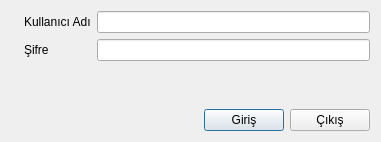
  <widget class="QWidget" name="layoutWidget">
   <property name="geometry">
    <rect>
     <x>31</x>
     <y>51</y>
     <width>381</width>
     <height>142</height>
    </rect>
   </property>
   <layout class="QGridLayout" name="gridLayout_2">
    <item row="0" column="0">
     <widget class="QLabel" name="lblGirisResmi">
      <property name="text">
       <string/>
      </property>
      <property name="pixmap">
       <pixmap resource="resimler.qrc">:/new/prefix1/resimler/kullaniciGirisi.ico</pixmap>
      </property>
      <property name="scaledContents">
       <bool>true</bool>
      </property>
     </widget>
    </item>
    <item row="0" column="1">
     <layout class="QGridLayout" name="gridLayout">
      <item row="2" column="0">
       <layout class="QHBoxLayout" name="horizontalLayout">
        <item>
         <spacer name="horizontalSpacer">
          <property name="orientation">
           <enum>Qt::Horizontal</enum>
          </property>
          <property name="sizeHint" stdset="0">
           <size>
            <width>40</width>
            <height>20</height>
           </size>
          </property>
         </spacer>
        </item>
        <item>
         <widget class="QPushButton" name="btnGiris">
          <property name="text">
           <string>Giriş</string>
          </property>
          <property name="icon">
           <iconset resource="resimler.qrc">
            <normaloff>:/new/prefix1/resimler/Giris.png</normaloff>:/new/prefix1/resimler/Giris.png</iconset>
          </property>
          <property name="default">
           <bool>true</bool>
          </property>
         </widget>
        </item>
        <item>
         <widget class="QPushButton" name="btnCikis">
          <property name="text">
           <string>Çıkış</string>
          </property>
          <property name="icon">
           <iconset resource="resimler.qrc">
            <normaloff>:/new/prefix1/resimler/Cikis.png</normaloff>:/new/prefix1/resimler/Cikis.png</iconset>
          </property>
         </widget>
        </item>
       </layout>
      </item>
      <item row="0" column="0">
       <layout class="QFormLayout" name="formLayout">
        <item row="0" column="0">
         <widget class="QLabel" name="lblKullaniciAdi">
          <property name="text">
           <string>Kullanıcı Adı</string>
          </property>
          <property name="buddy">
           <cstring>leKullaniciAdi</cstring>
          </property>
         </widget>
        </item>
        <item row="0" column="1">
         <widget class="QLineEdit" name="leKullaniciAdi">
          <property name="echoMode">
           <enum>QLineEdit::Normal</enum>
          </property>
          <property name="clearButtonEnabled">
           <bool>true</bool>
          </property>
         </widget>
        </item>
        <item row="1" column="0">
         <widget class="QLabel" name="lblSifre">
          <property name="text">
           <string>Şifre</string>
          </property>
          <property name="buddy">
           <cstring>leSifre</cstring>
          </property>
         </widget>
        </item>
        <item row="1" column="1">
         <widget class="QLineEdit" name="leSifre">
          <property name="echoMode">
           <enum>QLineEdit::Password</enum>
          </property>
          <property name="clearButtonEnabled">
           <bool>true</bool>
          </property>
         </widget>
        </item>
       </layout>
      </item>
      <item row="1" column="0">
       <spacer name="verticalSpacer">
        <property name="orientation">
         <enum>Qt::Vertical</enum>
        </property>
        <property name="sizeHint" stdset="0">
         <size>
          <width>20</width>
          <height>40</height>
         </size>
        </property>
       </spacer>
      </item>
     </layout>
    </item>
   </layout>
  </widget>
